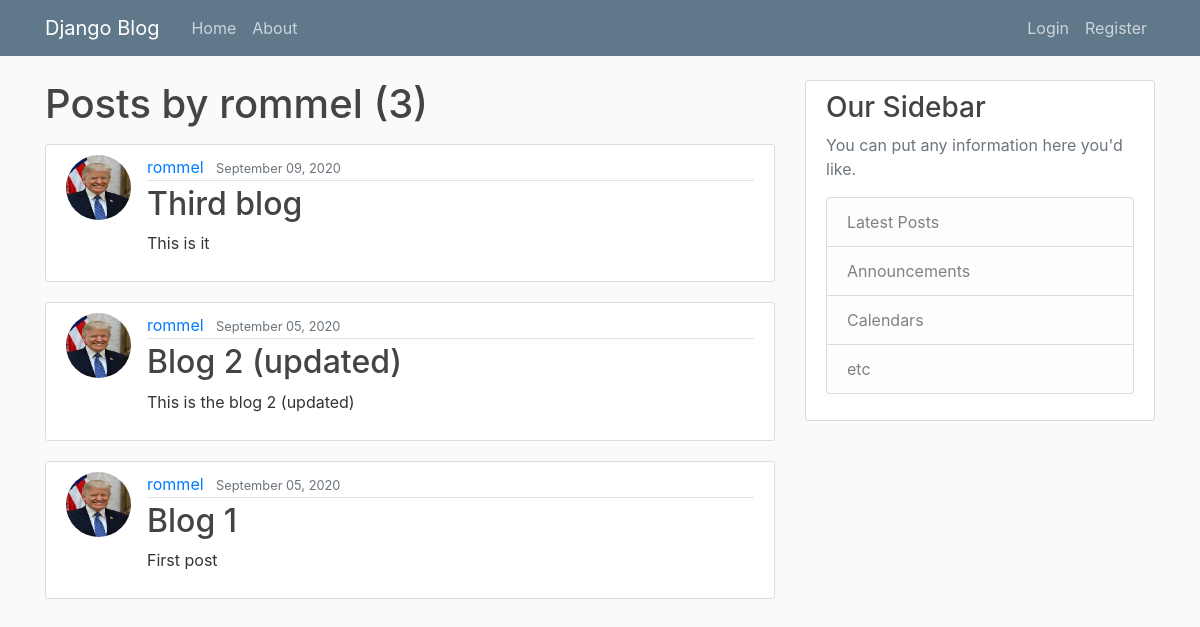
Page /user/rommel on the committed database.
### blog/models.py (models this page shows, shortened)
class Post(models.Model):
    title = models.CharField(max_length=100)
    content = models.TextField()
    date_posted = models.DateTimeField(default=timezone.now)
    author = models.ForeignKey(User, on_delete=models.CASCADE)

### users/models.py (models this page shows, shortened)
class Profile(models.Model):
    user = models.OneToOneField(User, on_delete=models.CASCADE)
    image = models.ImageField(default='default.jpg', upload_to='profile_pics') # install pillow

### blog/views.py (the view)
# urls.py: path('user/<str:username>', UserPostListView.as_view(), name='user-posts'), # blog/user_posts.html
class UserPostListView(ListView):
    model = Post
    template_name = 'blog/user_posts.html'  # <app>/<model>_<viewtype>.html
    context_object_name = 'posts'
    paginate_by = 5
    def get_queryset(self):
        user = get_object_or_404(User, username=self.kwargs.get('username'))
        return Post.objects.filter(author=user).order_by('-date_posted')

### blog/templates/blog/user_posts.html (shortened to what this page needs)
{% extends "blog/base.html" %}
{% block content %}
<h1 class="mb-3">Posts by {{ view.kwargs.username }} ({{ page_obj.paginator.count }})</h1>
{% for post in posts %}
<article class="media content-section">
    <img class="rounded-circle article-img" src="{{ post.author.profile.image.url }}">
    <div class="media-body">
        <div class="article-metadata">
            <a class="mr-2" href="{% url 'user-posts' post.author.username %}">{{ post.author }}</a>
            <small class="text-muted">{{ post.date_posted|date:"F d, Y" }}</small>
        </div>
        <h2><a class="article-title" href="{% url 'post-detail' post.id %}">{{ post.title }}</a></h2>
        <p class="article-content">{{ post.content }}</p>
    </div>
</article>
{% endfor %}
{% endblock content %}

### blog/templates/blog/base.html (shortened to what this page needs)
{% load static %}
<!DOCTYPE html>
<html>
<head>
    <link rel="stylesheet" href="https://maxcdn.bootstrapcdn.com/bootstrap/4.0.0/css/bootstrap.min.css"
>
    <link rel="stylesheet" href="{% static 'blog/main.css' %}">
</head>
<body>
    <header class="site-header">
        <nav class="navbar navbar-expand-md navbar-dark bg-steel fixed-top">
            <div class="container">
                <a class="navbar-brand mr-4" href="{% url 'blog-home' %}">Django Blog</a>
                <div class="collapse navbar-collapse" id="navbarToggle">
                    <div class="navbar-nav mr-auto">
                        <a class="nav-item nav-link" href="{% url 'blog-home' %}">Home</a>
                        <a class="nav-item nav-link" href="{% url 'blog-about' %}">About</a>
                    </div>
                    <div class="navbar-nav">
                        {% if user.is_authenticated %}
                            <a class="nav-item nav-link" href="{% url 'post-create' %}">New Post</a>
                            <a class="nav-item nav-link" href="{% url 'profile' %}">Profile</a>
                            <a class="nav-item nav-link" href="{% url 'logout' %}">Logout</a>
                        {% else %}
                            <a class="nav-item nav-link" href="{% url 'login' %}">Login</a>
                            <a class="nav-item nav-link" href="{% url 'register' %}">Register</a>
                        {% endif %}
                    </div>
                </div>
            </div>
        </nav>
    </header>
    <main role="main" class="container">
        <div class="row">
            <div class="col-md-8">
                {% block content %}{% endblock %}
            </div>
            <div class="col-md-4">
                <div class="content-section">
                    <h3>Our Sidebar</h3>
                    <p class='text-muted'>You can put any information here you'd like.
                    <ul class="list-group">
                        <li class="list-group-item list-group-item-light">Latest Posts</li>
                        <li class="list-group-item list-group-item-light">Announcements</li>
                        <li class="list-group-item list-group-item-light">Calendars</li>
                        <li class="list-group-item list-group-item-light">etc</li>
                    </ul>
                    </p>
                </div>
            </div>
        </div>
    </main>
</body>
</html>

### blog/static/blog/main.css (style rules this page uses)
body { background: #fafafa; color: #333333; margin-top: 5rem; }
h1, h2, h3, h4, h5, h6 { color: #444444; }
ul { margin: 0; }
.bg-steel { background-color: #5f788a; }
.site-header .navbar-nav .nav-link { color: #cbd5db; }
.content-section { background: #ffffff; padding: 10px 20px; border: 1px solid #dddddd; border-radius: 3px; margin-bottom: 20px; }
.article-title { color: #444444; }
.article-content { white-space: pre-line; }
.article-img { height: 65px; width: 65px; margin-right: 16px; }
.article-metadata { padding-bottom: 1px; margin-bottom: 4px; border-bottom: 1px solid #e3e3e3 }

### rows in the picture
Post: author.profile.image (picture), author "rommel", date_posted "September 09, 2020", title "Third blog", content "This is it"
Post: author.profile.image (picture), author "rommel", date_posted "September 05, 2020", title "Blog 2 (updated)", content "This is the blog 2 (updated)"
Post: author.profile.image (picture), author "rommel", date_posted "September 05, 2020", title "Blog 1", content "First post"

### other values in the picture
{{ view.kwargs.username }} "rommel"
{{ page_obj.paginator.count }} "3"
